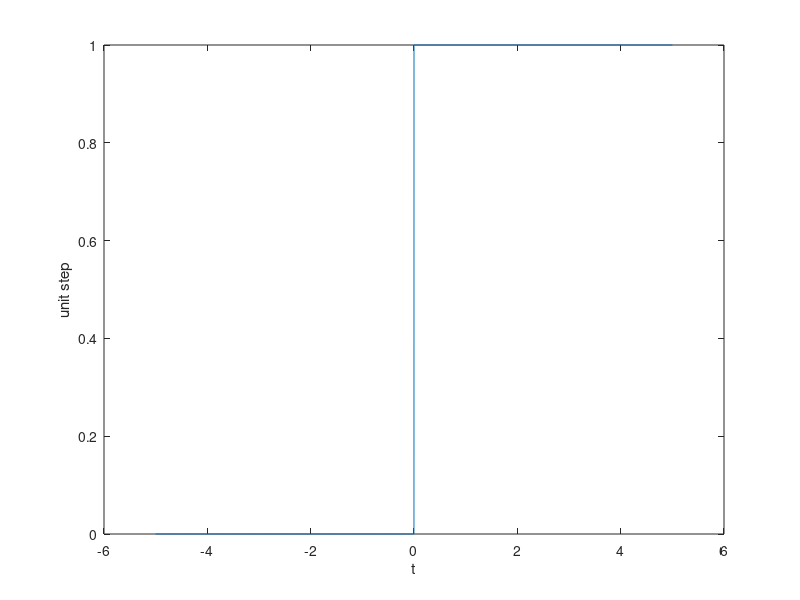

Recreate this plot in MATLAB.
clc
clear all
close all
stepsize_t=0.001;
t = -5 : 0.001 : 5;
len_t = length(t);

for ii = 1:1:len_t
    if(t(ii)>=0) %can shift graph from this
        v_t(ii)=1;
    else
        v_t(ii)=0;
    end
end
plot(t,v_t)
xlabel("t")
ylabel("unit step")